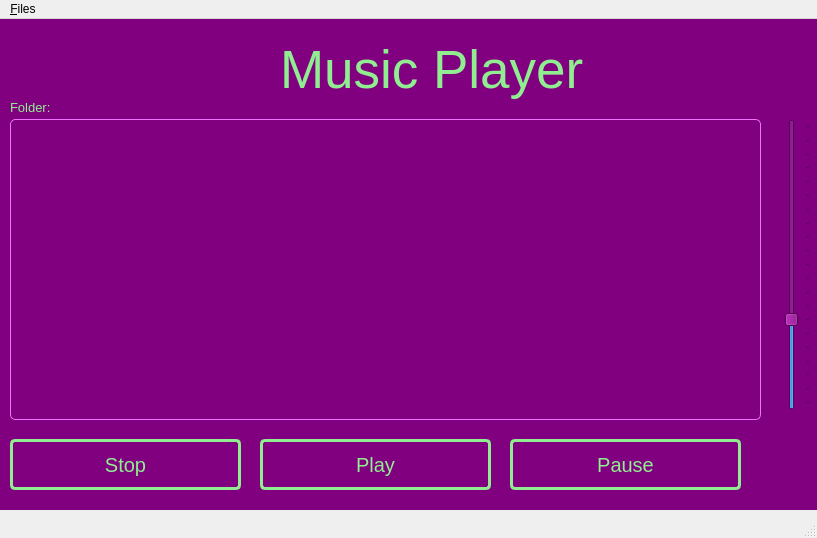
<?xml version="1.0" encoding="UTF-8"?>
<ui version="4.0">
 <class>MainWindow</class>
 <widget class="QMainWindow" name="MainWindow">
  <property name="geometry">
   <rect>
    <x>0</x>
    <y>0</y>
    <width>817</width>
    <height>538</height>
   </rect>
  </property>
  <property name="windowTitle">
   <string>MainWindow</string>
  </property>
  <widget class="QWidget" name="centralwidget">
   <widget class="QWidget" name="widget" native="true">
    <property name="geometry">
     <rect>
      <x>0</x>
      <y>0</y>
      <width>821</width>
      <height>491</height>
     </rect>
    </property>
    <property name="styleSheet">
     <string notr="true">QWidget {
	background-color: purple;
}</string>
    </property>
    <widget class="QLabel" name="label_banner">
     <property name="geometry">
      <rect>
       <x>280</x>
       <y>-10</y>
       <width>411</width>
       <height>121</height>
      </rect>
     </property>
     <property name="font">
      <font>
       <pointsize>40</pointsize>
      </font>
     </property>
     <property name="styleSheet">
      <string notr="true">QLabel {
	color: lightgreen;
}</string>
     </property>
     <property name="text">
      <string>Music Player</string>
     </property>
    </widget>
    <widget class="QPushButton" name="play_btn">
     <property name="geometry">
      <rect>
       <x>260</x>
       <y>420</y>
       <width>231</width>
       <height>51</height>
      </rect>
     </property>
     <property name="font">
      <font>
       <pointsize>15</pointsize>
      </font>
     </property>
     <property name="styleSheet">
      <string notr="true">QPushButton {
	color: lightgreen;
	border: 3px solid lightgreen;
	border-radius: 5px;
}
QPushButton:pressed {
	background-color: lightgreen;
	color: black;
}</string>
     </property>
     <property name="text">
      <string>Play</string>
     </property>
    </widget>
    <widget class="QPushButton" name="pause_btn">
     <property name="geometry">
      <rect>
       <x>510</x>
       <y>420</y>
       <width>231</width>
       <height>51</height>
      </rect>
     </property>
     <property name="font">
      <font>
       <pointsize>15</pointsize>
      </font>
     </property>
     <property name="styleSheet">
      <string notr="true">QPushButton {
	color: lightgreen;
	border: 3px solid lightgreen;
	border-radius: 5px;
}
QPushButton:pressed {
	background-color: lightgreen;
	color: black;
}</string>
     </property>
     <property name="text">
      <string>Pause</string>
     </property>
    </widget>
    <widget class="QPushButton" name="stop_btn">
     <property name="geometry">
      <rect>
       <x>10</x>
       <y>420</y>
       <width>231</width>
       <height>51</height>
      </rect>
     </property>
     <property name="font">
      <font>
       <pointsize>15</pointsize>
      </font>
     </property>
     <property name="styleSheet">
      <string notr="true">QPushButton {
	color: lightgreen;
	border: 3px solid lightgreen;
	border-radius: 5px;
}
QPushButton:pressed {
	background-color: lightgreen;
	color: black;
}</string>
     </property>
     <property name="text">
      <string>Stop</string>
     </property>
    </widget>
    <widget class="QListWidget" name="mylist">
     <property name="geometry">
      <rect>
       <x>10</x>
       <y>100</y>
       <width>751</width>
       <height>301</height>
      </rect>
     </property>
     <property name="font">
      <font>
       <pointsize>15</pointsize>
      </font>
     </property>
     <property name="styleSheet">
      <string notr="true">QListWidget {
	color: #90ee90;
	border: 1px solid rgb(239, 115, 255);;
	border-radius: 5px;
}</string>
     </property>
     <property name="sortingEnabled">
      <bool>true</bool>
     </property>
    </widget>
    <widget class="QLabel" name="label_path">
     <property name="geometry">
      <rect>
       <x>10</x>
       <y>80</y>
       <width>751</width>
       <height>16</height>
      </rect>
     </property>
     <property name="font">
      <font>
       <family>Segoe UI Historic</family>
       <pointsize>10</pointsize>
      </font>
     </property>
     <property name="styleSheet">
      <string notr="true">QLabel {
	color: #90ee90;
}</string>
     </property>
     <property name="text">
      <string>Folder: </string>
     </property>
    </widget>
    <widget class="QSlider" name="sound_slider">
     <property name="geometry">
      <rect>
       <x>780</x>
       <y>100</y>
       <width>31</width>
       <height>291</height>
      </rect>
     </property>
     <property name="styleSheet">
      <string notr="true"/>
     </property>
     <property name="maximum">
      <number>100</number>
     </property>
     <property name="singleStep">
      <number>5</number>
     </property>
     <property name="value">
      <number>30</number>
     </property>
     <property name="orientation">
      <enum>Qt::Vertical</enum>
     </property>
     <property name="tickPosition">
      <enum>QSlider::TicksBelow</enum>
     </property>
     <property name="tickInterval">
      <number>5</number>
     </property>
    </widget>
   </widget>
  </widget>
  <widget class="QMenuBar" name="menubar">
   <property name="geometry">
    <rect>
     <x>0</x>
     <y>0</y>
     <width>817</width>
     <height>22</height>
    </rect>
   </property>
   <widget class="QMenu" name="menuFile">
    <property name="title">
     <string>&amp;Files</string>
    </property>
    <addaction name="select_folder"/>
    <addaction name="separator"/>
    <addaction name="exit_action"/>
   </widget>
   <addaction name="menuFile"/>
  </widget>
  <widget class="QStatusBar" name="statusbar"/>
  <action name="about_action">
   <property name="text">
    <string>About</string>
   </property>
  </action>
  <action name="select_folder">
   <property name="text">
    <string>&amp;Select Folder</string>
   </property>
  </action>
  <action name="exit_action">
   <property name="text">
    <string>&amp;Exit</string>
   </property>
  </action>
  <action name="open_file_action">
   <property name="text">
    <string>&amp;Open Files</string>
   </property>
  </action>
 </widget>
 <resources/>
 <connections/>
</ui>
